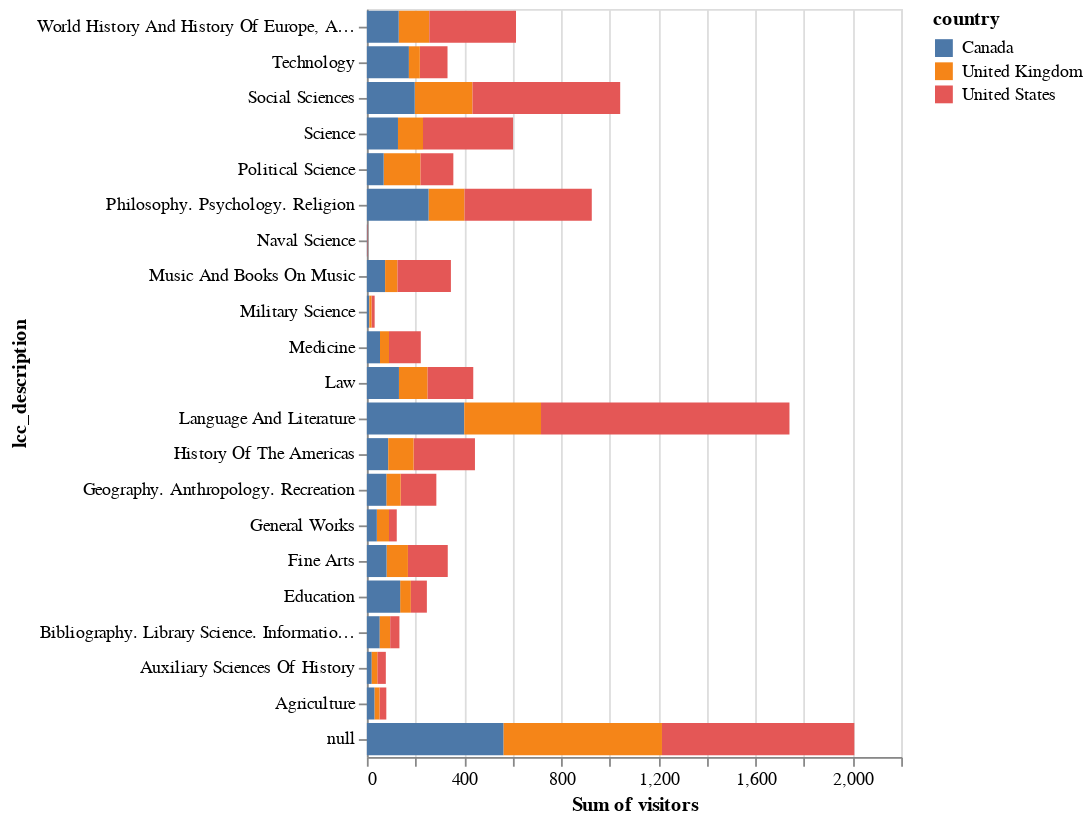

This figure's notebook cell:
### Markdown cell above
### Providing extra arguments for encoding channels

Up until now we have used simple expressions for `x=` and `y=` because all we were feeding Altair was a column or a simple aggregation expression on a column.

**Sometimes you need to give extra arguments to alter the way the axes are displayed. Altair has special objects for the encoding channels, to help you do that.**

- They all start with capital letters, and 
- you have to reference them starting with the altair module.

e.g. 

`alt.Y('lcc_description', sort='descending')`

### Code cell
alt.Chart(pageviews).mark_bar().encode(
    x = 'sum(visitors)',
    y = alt.Y('lcc_description', sort='descending'),
    color = 'country'
)

### Figure 1 — Vega specification as saved in the notebook (floating-point values rounded to 4 significant figures)
{"$schema": "https://vega.github.io/schema/vega/v5.json", "data": [{"name": "source_0"}, {"name": "data_0", "values": [{"country": "Canada", "lcc_description": "Military Science", "sum_visitors": 10, "sum_visitors_end": 10.0, "sum_visitors_start": 0.0}, {"country": "United States", "lcc_description": "History Of The Americas", "sum_visitors": 253, "sum_visitors_end": 445.0, "sum_visitors_start": 192.0}, {"country": "United Kingdom", "lcc_description": "Social Sciences", "sum_visitors": 238, "sum_visitors_end": 435.0, "sum_visitors_start": 197.0}, {"country": "United Kingdom", "lcc_description": null, "sum_visitors": 653, "sum_visitors_end": 1215.0, "sum_visitors_start": 562.0}, {"country": "United Kingdom", "lcc_description": "Science", "sum_visitors": 103, "sum_visitors_end": 231.0, "sum_visitors_start": 128.0}, {"country": "Canada", "lcc_description": "Medicine", "sum_visitors": 54, "sum_visitors_end": 54.0, "sum_visitors_start": 0.0}, {"country": "Canada", "lcc_description": "Language And Literature", "sum_visitors": 401, "sum_visitors_end": 401.0, "sum_visitors_start": 0.0}, {"country": "United Kingdom", "lcc_description": "Philosophy. Psychology. Religion", "sum_visitors": 148, "sum_visitors_end": 402.0, "sum_visitors_start": 254.0}, {"country": "United Kingdom", "lcc_description": "World History And History Of Europe, Asia, Africa, Australia, New Zealand, Etc.", "sum_visitors": 126, "sum_visitors_end": 257.0, "sum_visitors_start": 131.0}, {"country": "United Kingdom", "lcc_description": "Language And Literature", "sum_visitors": 316, "sum_visitors_end": 717.0, "sum_visitors_start": 401.0}, {"country": "United States", "lcc_description": "Science", "sum_visitors": 371, "sum_visitors_end": 602.0, "sum_visitors_start": 231.0}, {"country": "Canada", "lcc_description": null, "sum_visitors": 562, "sum_visitors_end": 562.0, "sum_visitors_start": 0.0}, {"country": "United States", "lcc_description": "Fine Arts", "sum_visitors": 164, "sum_visitors_end": 333.0, "sum_visitors_start": 169.0}, {"country": "United States", "lcc_description": "Philosophy. Psychology. Religion", "sum_visitors": 524, "sum_visitors_end": 926.0, "sum_visitors_start": 402.0}, {"country": "United States", "lcc_description": "Social Sciences", "sum_visitors": 608, "sum_visitors_end": 1043.0, "sum_visitors_start": 435.0}, {"country": "United Kingdom", "lcc_description": "Education", "sum_visitors": 44, "sum_visitors_end": 181.0, "sum_visitors_start": 137.0}, {"country": "Canada", "lcc_description": "Social Sciences", "sum_visitors": 197, "sum_visitors_end": 197.0, "sum_visitors_start": 0.0}, {"country": "Canada", "lcc_description": "Bibliography. Library Science. Information Resources (General)", "sum_visitors": 53, "sum_visitors_end": 53.0, "sum_visitors_start": 0.0}, {"country": "United States", "lcc_description": null, "sum_visitors": 792, "sum_visitors_end": 2007.0, "sum_visitors_start": 1215.0}, {"country": "United Kingdom", "lcc_description": "Law", "sum_visitors": 118, "sum_visitors_end": 250.0, "sum_visitors_start": 132.0}, {"country": "Canada", "lcc_description": "Education", "sum_visitors": 137, "sum_visitors_end": 137.0, "sum_visitors_start": 0.0}, {"country": "Canada", "lcc_description": "Music And Books On Music", "sum_visitors": 75, "sum_visitors_end": 75.0, "sum_visitors_start": 0.0}, {"country": "United Kingdom", "lcc_description": "Fine Arts", "sum_visitors": 88, "sum_visitors_end": 169.0, "sum_visitors_start": 81.0}, {"country": "Canada", "lcc_description": "World History And History Of Europe, Asia, Africa, Australia, New Zealand, Etc.", "sum_visitors": 131, "sum_visitors_end": 131.0, "sum_visitors_start": 0.0}, {"country": "United States", "lcc_description": "Language And Literature", "sum_visitors": 1023, "sum_visitors_end": 1740.0, "sum_visitors_start": 717.0}, {"country": "Canada", "lcc_description": "Law", "sum_visitors": 132, "sum_visitors_end": 132.0, "sum_visitors_start": 0.0}, {"country": "United States", "lcc_description": "Geography. Anthropology. Recreation", "sum_visitors": 147, "sum_visitors_end": 286.0, "sum_visitors_start": 139.0}, {"country": "United States", "lcc_description": "Law", "sum_visitors": 188, "sum_visitors_end": 438.0, "sum_visitors_start": 250.0}, {"country": "United Kingdom", "lcc_description": "Bibliography. Library Science. Information Resources (General)", "sum_visitors": 43, "sum_visitors_end": 96.0, "sum_visitors_start": 53.0}, {"country": "United Kingdom", "lcc_description": "General Works", "sum_visitors": 50, "sum_visitors_end": 91.0, "sum_visitors_start": 41.0}, {"country": "United States", "lcc_description": "Agriculture", "sum_visitors": 28, "sum_visitors_end": 80.0, "sum_visitors_start": 52.0}, {"country": "United Kingdom", "lcc_description": "Political Science", "sum_visitors": 152, "sum_visitors_end": 221.0, "sum_visitors_start": 69.0}, {"country": "United Kingdom", "lcc_description": "Geography. Anthropology. Recreation", "sum_visitors": 59, "sum_visitors_end": 139.0, "sum_visitors_start": 80.0}, {"country": "Canada", "lcc_description": "Geography. Anthropology. Recreation", "sum_visitors": 80, "sum_visitors_end": 80.0, "sum_visitors_start": 0.0}, {"country": "Canada", "lcc_description": "Philosophy. Psychology. Religion", "sum_visitors": 254, "sum_visitors_end": 254.0, "sum_visitors_start": 0.0}, {"country": "Canada", "lcc_description": "General Works", "sum_visitors": 41, "sum_visitors_end": 41.0, "sum_visitors_start": 0.0}, {"country": "Canada", "lcc_description": "Science", "sum_visitors": 128, "sum_visitors_end": 128.0, "sum_visitors_start": 0.0}, {"country": "United States", "lcc_description": "Technology", "sum_visitors": 114, "sum_visitors_end": 332.0, "sum_visitors_start": 218.0}, {"country": "United States", "lcc_description": "World History And History Of Europe, Asia, Africa, Australia, New Zealand, Etc.", "sum_visitors": 357, "sum_visitors_end": 614.0, "sum_visitors_start": 257.0}, {"country": "United Kingdom", "lcc_description": "Agriculture", "sum_visitors": 21, "sum_visitors_end": 52.0, "sum_visitors_start": 31.0}, {"country": "Canada", "lcc_description": "History Of The Americas", "sum_visitors": 88, "sum_visitors_end": 88.0, "sum_visitors_start": 0.0}, {"country": "United States", "lcc_description": "General Works", "sum_visitors": 32, "sum_visitors_end": 123.0, "sum_visitors_start": 91.0}, {"country": "United Kingdom", "lcc_description": "Music And Books On Music", "sum_visitors": 51, "sum_visitors_end": 126.0, "sum_visitors_start": 75.0}, {"country": "Canada", "lcc_description": "Technology", "sum_visitors": 173, "sum_visitors_end": 173.0, "sum_visitors_start": 0.0}, {"country": "United States", "lcc_description": "Music And Books On Music", "sum_visitors": 220, "sum_visitors_end": 346.0, "sum_visitors_start": 126.0}, {"country": "Canada", "lcc_description": "Political Science", "sum_visitors": 69, "sum_visitors_end": 69.0, "sum_visitors_start": 0.0}, {"country": "United States", "lcc_description": "Education", "sum_visitors": 66, "sum_visitors_end": 247.0, "sum_visitors_start": 181.0}, {"country": "United States", "lcc_description": "Auxiliary Sciences Of History", "sum_visitors": 35, "sum_visitors_end": 78.0, "sum_visitors_start": 43.0}, {"country": "Canada", "lcc_description": "Auxiliary Sciences Of History", "sum_visitors": 20, "sum_visitors_end": 20.0, "sum_visitors_start": 0.0}, {"country": "United Kingdom", "lcc_description": "History Of The Americas", "sum_visitors": 104, "sum_visitors_end": 192.0, "sum_visitors_start": 88.0}, {"country": "United States", "lcc_description": "Medicine", "sum_visitors": 131, "sum_visitors_end": 222.0, "sum_visitors_start": 91.0}, {"country": "United States", "lcc_description": "Military Science", "sum_visitors": 13, "sum_visitors_end": 32.0, "sum_visitors_start": 19.0}, {"country": "Canada", "lcc_description": "Fine Arts", "sum_visitors": 81, "sum_visitors_end": 81.0, "sum_visitors_start": 0.0}, {"country": "United States", "lcc_description": "Political Science", "sum_visitors": 135, "sum_visitors_end": 356.0, "sum_visitors_start": 221.0}, {"country": "United Kingdom", "lcc_description": "Auxiliary Sciences Of History", "sum_visitors": 23, "sum_visitors_end": 43.0, "sum_visitors_start": 20.0}, {"country": "Canada", "lcc_description": "Agriculture", "sum_visitors": 31, "sum_visitors_end": 31.0, "sum_visitors_start": 0.0}, {"country": "United States", "lcc_description": "Bibliography. Library Science. Information Resources (General)", "sum_visitors": 38, "sum_visitors_end": 134.0, "sum_visitors_start": 96.0}, {"country": "United Kingdom", "lcc_description": "Technology", "sum_visitors": 45, "sum_visitors_end": 218.0, "sum_visitors_start": 173.0}, {"country": "United Kingdom", "lcc_description": "Medicine", "sum_visitors": 37, "sum_visitors_end": 91.0, "sum_visitors_start": 54.0}, {"country": "United Kingdom", "lcc_description": "Military Science", "sum_visitors": 9, "sum_visitors_end": 19.0, "sum_visitors_start": 10.0}, {"country": "United States", "lcc_description": "Naval Science", "sum_visitors": 2, "sum_visitors_end": 3.0, "sum_visitors_start": 1.0}, {"country": "Canada", "lcc_description": "Naval Science", "sum_visitors": 1, "sum_visitors_end": 1.0, "sum_visitors_start": 0.0}]}, {"name": "source_0_y_domain_lcc_description", "values": [{"lcc_description": "Military Science", "sort_field": "Military Science"}, {"lcc_description": "History Of The Americas", "sort_field": "History Of The Americas"}, {"lcc_description": "Social Sciences", "sort_field": "Social Sciences"}, {"lcc_description": null, "sort_field": null}, {"lcc_description": "Science", "sort_field": "Science"}, {"lcc_description": "Medicine", "sort_field": "Medicine"}, {"lcc_description": "Language And Literature", "sort_field": "Language And Literature"}, {"lcc_description": "Philosophy. Psychology. Religion", "sort_field": "Philosophy. Psychology. Religion"}, {"lcc_description": "World History And History Of Europe, Asia, Africa, Australia, New Zealand, Etc.", "sort_field": "World History And History Of Europe, Asia, Africa, Australia, New Zealand, Etc."}, {"lcc_description": "Fine Arts", "sort_field": "Fine Arts"}, {"lcc_description": "Education", "sort_field": "Education"}, {"lcc_description": "Bibliography. Library Science. Information Resources (General)", "sort_field": "Bibliography. Library Science. Information Resources (General)"}, {"lcc_description": "Law", "sort_field": "Law"}, {"lcc_description": "Music And Books On Music", "sort_field": "Music And Books On Music"}, {"lcc_description": "Geography. Anthropology. Recreation", "sort_field": "Geography. Anthropology. Recreation"}, {"lcc_description": "General Works", "sort_field": "General Works"}, {"lcc_description": "Agriculture", "sort_field": "Agriculture"}, {"lcc_description": "Political Science", "sort_field": "Political Science"}, {"lcc_description": "Technology", "sort_field": "Technology"}, {"lcc_description": "Auxiliary Sciences Of History", "sort_field": "Auxiliary Sciences Of History"}, {"lcc_description": "Naval Science", "sort_field": "Naval Science"}]}, {"name": "data_0_color_domain_country", "values": [{"country": "Canada"}, {"country": "United States"}, {"country": "United Kingdom"}]}], "signals": [{"name": "y_step", "value": 20}, {"name": "height", "update": "bandspace(domain('y').length, 0.1, 0.05) * y_step"}], "marks": [{"type": "rect", "name": "marks", "from": {"data": "data_0"}, "encode": {"update": {"ariaRoleDescription": {"value": "bar"}, "description": {"signal": "\"Sum of visitors: \" + (format(datum[\"sum_visitors\"], \"\")) + \"; lcc_description: \" + (isValid(datum[\"lcc_description\"]) ? datum[\"lcc_description\"] : \"\"+datum[\"lcc_description\"]) + \"; country: \" + (isValid(datum[\"country\"]) ? datum[\"country\"] : \"\"+datum[\"country\"])"}, "x2": {"field": "sum_visitors_start", "scale": "x"}, "y": {"field": "lcc_description", "scale": "y"}, "fill": {"field": "country", "scale": "color"}, "x": {"field": "sum_visitors_end", "scale": "x"}, "height": {"signal": "max(0.25, bandwidth('y'))"}}}, "style": ["bar"]}], "scales": [{"name": "x", "type": "linear", "domain": {"fields": ["sum_visitors_start", "sum_visitors_end"], "data": "data_0"}, "range": [0, {"signal": "width"}], "nice": true, "zero": true}, {"name": "y", "type": "band", "domain": {"data": "source_0_y_domain_lcc_description", "field": "lcc_description", "sort": {"op": "max", "field": "sort_field", "order": "descending"}}, "range": {"step": {"signal": "y_step"}}, "paddingInner": 0.1, "paddingOuter": 0.05}, {"name": "color", "type": "ordinal", "domain": {"data": "data_0_color_domain_country", "field": "country", "sort": true}, "range": "category"}], "axes": [{"scale": "x", "minExtent": 0, "orient": "bottom", "ticks": false, "gridScale": "y", "tickCount": {"signal": "ceil(width/40)"}, "zindex": 0, "domain": false, "labels": false, "aria": false, "grid": true, "maxExtent": 0}, {"scale": "x", "labelFlush": true, "orient": "bottom", "labelOverlap": true, "tickCount": {"signal": "ceil(width/40)"}, "zindex": 0, "title": "Sum of visitors", "grid": false}, {"scale": "y", "zindex": 0, "orient": "left", "title": "lcc_description", "grid": false}], "style": "cell", "background": "white", "padding": 5, "width": 300, "legends": [{"fill": "color", "symbolType": "square", "title": "country"}]}
